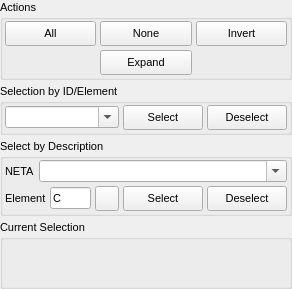
<ui version="4.0">
 <class>SelectWidget</class>
 <widget class="QDockWidget" name="SelectWidget">
  <property name="geometry">
   <rect>
    <x>0</x>
    <y>0</y>
    <width>270</width>
    <height>289</height>
   </rect>
  </property>
  <property name="sizePolicy">
   <sizepolicy hsizetype="Minimum" vsizetype="Minimum">
    <horstretch>0</horstretch>
    <verstretch>0</verstretch>
   </sizepolicy>
  </property>
  <property name="minimumSize">
   <size>
    <width>270</width>
    <height>289</height>
   </size>
  </property>
  <property name="font">
   <font>
    <pointsize>8</pointsize>
   </font>
  </property>
  <property name="floating">
   <bool>true</bool>
  </property>
  <property name="allowedAreas">
   <set>Qt::LeftDockWidgetArea|Qt::RightDockWidgetArea</set>
  </property>
  <property name="windowTitle">
   <string>Select</string>
  </property>
  <widget class="QWidget" name="dockWidgetContents">
   <layout class="QVBoxLayout" name="verticalLayout_4">
    <property name="spacing">
     <number>4</number>
    </property>
    <property name="margin">
     <number>0</number>
    </property>
    <item>
     <widget class="QGroupBox" name="ActionsBox">
      <property name="sizePolicy">
       <sizepolicy hsizetype="Minimum" vsizetype="Minimum">
        <horstretch>0</horstretch>
        <verstretch>0</verstretch>
       </sizepolicy>
      </property>
      <property name="title">
       <string>Actions</string>
      </property>
      <layout class="QVBoxLayout" name="verticalLayout_5">
       <property name="spacing">
        <number>4</number>
       </property>
       <property name="margin">
        <number>2</number>
       </property>
       <item>
        <layout class="QGridLayout" name="gridLayout">
         <property name="spacing">
          <number>4</number>
         </property>
         <item row="0" column="0">
          <widget class="QToolButton" name="SelectAllButton">
           <property name="sizePolicy">
            <sizepolicy hsizetype="Minimum" vsizetype="Fixed">
             <horstretch>0</horstretch>
             <verstretch>0</verstretch>
            </sizepolicy>
           </property>
           <property name="minimumSize">
            <size>
             <width>30</width>
             <height>25</height>
            </size>
           </property>
           <property name="maximumSize">
            <size>
             <width>654654</width>
             <height>25</height>
            </size>
           </property>
           <property name="toolTip">
            <string>Select all atoms in the current model</string>
           </property>
           <property name="text">
            <string>All</string>
           </property>
           <property name="icon">
            <iconset resource="icons.qrc">
             <normaloff>:/select/icons/select_all.svg</normaloff>:/select/icons/select_all.svg</iconset>
           </property>
           <property name="iconSize">
            <size>
             <width>16</width>
             <height>16</height>
            </size>
           </property>
           <property name="toolButtonStyle">
            <enum>Qt::ToolButtonTextBesideIcon</enum>
           </property>
          </widget>
         </item>
         <item row="0" column="1">
          <widget class="QToolButton" name="SelectNoneButton">
           <property name="sizePolicy">
            <sizepolicy hsizetype="Minimum" vsizetype="Fixed">
             <horstretch>0</horstretch>
             <verstretch>0</verstretch>
            </sizepolicy>
           </property>
           <property name="minimumSize">
            <size>
             <width>30</width>
             <height>25</height>
            </size>
           </property>
           <property name="maximumSize">
            <size>
             <width>654</width>
             <height>25</height>
            </size>
           </property>
           <property name="toolTip">
            <string>Deselect all atoms in the current model</string>
           </property>
           <property name="text">
            <string>None</string>
           </property>
           <property name="icon">
            <iconset resource="icons.qrc">
             <normaloff>:/select/icons/select_none.svg</normaloff>:/select/icons/select_none.svg</iconset>
           </property>
           <property name="iconSize">
            <size>
             <width>16</width>
             <height>16</height>
            </size>
           </property>
           <property name="toolButtonStyle">
            <enum>Qt::ToolButtonTextBesideIcon</enum>
           </property>
          </widget>
         </item>
         <item row="0" column="2">
          <widget class="QToolButton" name="SelectionInvertButton">
           <property name="sizePolicy">
            <sizepolicy hsizetype="Minimum" vsizetype="Fixed">
             <horstretch>0</horstretch>
             <verstretch>0</verstretch>
            </sizepolicy>
           </property>
           <property name="minimumSize">
            <size>
             <width>30</width>
             <height>25</height>
            </size>
           </property>
           <property name="maximumSize">
            <size>
             <width>654</width>
             <height>25</height>
            </size>
           </property>
           <property name="toolTip">
            <string>Invert the current atom selection</string>
           </property>
           <property name="text">
            <string>Invert</string>
           </property>
           <property name="icon">
            <iconset resource="icons.qrc">
             <normaloff>:/select/icons/select_invert.svg</normaloff>:/select/icons/select_invert.svg</iconset>
           </property>
           <property name="iconSize">
            <size>
             <width>16</width>
             <height>16</height>
            </size>
           </property>
           <property name="toolButtonStyle">
            <enum>Qt::ToolButtonTextBesideIcon</enum>
           </property>
          </widget>
         </item>
         <item row="1" column="1">
          <widget class="QToolButton" name="SelectionExpandButton">
           <property name="sizePolicy">
            <sizepolicy hsizetype="Minimum" vsizetype="Fixed">
             <horstretch>0</horstretch>
             <verstretch>0</verstretch>
            </sizepolicy>
           </property>
           <property name="minimumSize">
            <size>
             <width>30</width>
             <height>25</height>
            </size>
           </property>
           <property name="maximumSize">
            <size>
             <width>654</width>
             <height>25</height>
            </size>
           </property>
           <property name="toolTip">
            <string>Expand the current atom selection along bonds</string>
           </property>
           <property name="text">
            <string>Expand</string>
           </property>
           <property name="icon">
            <iconset resource="icons.qrc">
             <normaloff>:/select/icons/select_expand.svg</normaloff>:/select/icons/select_expand.svg</iconset>
           </property>
           <property name="iconSize">
            <size>
             <width>16</width>
             <height>16</height>
            </size>
           </property>
           <property name="toolButtonStyle">
            <enum>Qt::ToolButtonTextBesideIcon</enum>
           </property>
          </widget>
         </item>
        </layout>
       </item>
      </layout>
     </widget>
    </item>
    <item>
     <widget class="QGroupBox" name="SelectGroup">
      <property name="sizePolicy">
       <sizepolicy hsizetype="Preferred" vsizetype="Minimum">
        <horstretch>0</horstretch>
        <verstretch>0</verstretch>
       </sizepolicy>
      </property>
      <property name="title">
       <string>Selection by ID/Element</string>
      </property>
      <layout class="QVBoxLayout" name="verticalLayout">
       <property name="spacing">
        <number>4</number>
       </property>
       <property name="margin">
        <number>2</number>
       </property>
       <item>
        <layout class="QHBoxLayout" name="horizontalLayout_2">
         <property name="spacing">
          <number>4</number>
         </property>
         <item>
          <widget class="QComboBox" name="SelectionCombo">
           <property name="sizePolicy">
            <sizepolicy hsizetype="Expanding" vsizetype="Fixed">
             <horstretch>0</horstretch>
             <verstretch>0</verstretch>
            </sizepolicy>
           </property>
           <property name="toolTip">
            <string>Specify elements or atom IDs (e.g. C, He-Ar, or 1-10). Use '+' to indicate 'up to' or 'and after' (e.g. +N, 100+)</string>
           </property>
           <property name="editable">
            <bool>true</bool>
           </property>
          </widget>
         </item>
         <item>
          <widget class="QPushButton" name="SelectButton">
           <property name="minimumSize">
            <size>
             <width>0</width>
             <height>25</height>
            </size>
           </property>
           <property name="maximumSize">
            <size>
             <width>16777215</width>
             <height>25</height>
            </size>
           </property>
           <property name="toolTip">
            <string>Select atoms according to the supplied expression</string>
           </property>
           <property name="text">
            <string>Select</string>
           </property>
          </widget>
         </item>
         <item>
          <widget class="QPushButton" name="DeselectButton">
           <property name="minimumSize">
            <size>
             <width>0</width>
             <height>25</height>
            </size>
           </property>
           <property name="maximumSize">
            <size>
             <width>16777215</width>
             <height>25</height>
            </size>
           </property>
           <property name="toolTip">
            <string>Deselect atoms according to the supplied expression</string>
           </property>
           <property name="text">
            <string>Deselect</string>
           </property>
          </widget>
         </item>
        </layout>
       </item>
      </layout>
     </widget>
    </item>
    <item>
     <widget class="QGroupBox" name="SelectTypeGroup">
      <property name="sizePolicy">
       <sizepolicy hsizetype="Minimum" vsizetype="Minimum">
        <horstretch>0</horstretch>
        <verstretch>0</verstretch>
       </sizepolicy>
      </property>
      <property name="title">
       <string>Select by Description</string>
      </property>
      <layout class="QVBoxLayout" name="verticalLayout_2">
       <property name="spacing">
        <number>4</number>
       </property>
       <property name="margin">
        <number>2</number>
       </property>
       <item>
        <layout class="QHBoxLayout" name="horizontalLayout_4">
         <property name="spacing">
          <number>4</number>
         </property>
         <item>
          <widget class="QLabel" name="label_2">
           <property name="sizePolicy">
            <sizepolicy hsizetype="Minimum" vsizetype="Preferred">
             <horstretch>0</horstretch>
             <verstretch>0</verstretch>
            </sizepolicy>
           </property>
           <property name="text">
            <string>NETA</string>
           </property>
          </widget>
         </item>
         <item>
          <widget class="QComboBox" name="TypeNetaCombo">
           <property name="sizePolicy">
            <sizepolicy hsizetype="Expanding" vsizetype="Fixed">
             <horstretch>0</horstretch>
             <verstretch>0</verstretch>
            </sizepolicy>
           </property>
           <property name="editable">
            <bool>true</bool>
           </property>
          </widget>
         </item>
        </layout>
       </item>
       <item>
        <layout class="QHBoxLayout" name="horizontalLayout_3">
         <property name="spacing">
          <number>4</number>
         </property>
         <item>
          <widget class="QLabel" name="label">
           <property name="sizePolicy">
            <sizepolicy hsizetype="Minimum" vsizetype="Preferred">
             <horstretch>0</horstretch>
             <verstretch>0</verstretch>
            </sizepolicy>
           </property>
           <property name="text">
            <string>Element</string>
           </property>
          </widget>
         </item>
         <item>
          <widget class="QLineEdit" name="TypeElementEdit">
           <property name="sizePolicy">
            <sizepolicy hsizetype="Minimum" vsizetype="Fixed">
             <horstretch>0</horstretch>
             <verstretch>0</verstretch>
            </sizepolicy>
           </property>
           <property name="maximumSize">
            <size>
             <width>41</width>
             <height>16777215</height>
            </size>
           </property>
           <property name="inputMask">
            <string>Aaa; </string>
           </property>
           <property name="text">
            <string>C</string>
           </property>
           <property name="maxLength">
            <number>3</number>
           </property>
          </widget>
         </item>
         <item>
          <widget class="QToolButton" name="TypeSelectElementButton">
           <property name="maximumSize">
            <size>
             <width>25</width>
             <height>25</height>
            </size>
           </property>
           <property name="text">
            <string/>
           </property>
           <property name="icon">
            <iconset resource="icons.qrc">
             <normaloff>:/build/icons/build_ptable.svg</normaloff>:/build/icons/build_ptable.svg</iconset>
           </property>
           <property name="iconSize">
            <size>
             <width>16</width>
             <height>16</height>
            </size>
           </property>
          </widget>
         </item>
         <item>
          <widget class="QPushButton" name="SelectTypeButton">
           <property name="minimumSize">
            <size>
             <width>0</width>
             <height>25</height>
            </size>
           </property>
           <property name="maximumSize">
            <size>
             <width>16777215</width>
             <height>25</height>
            </size>
           </property>
           <property name="toolTip">
            <string>Select atoms according to the supplied expression</string>
           </property>
           <property name="text">
            <string>Select</string>
           </property>
          </widget>
         </item>
         <item>
          <widget class="QPushButton" name="DeselectTypeButton">
           <property name="minimumSize">
            <size>
             <width>0</width>
             <height>25</height>
            </size>
           </property>
           <property name="maximumSize">
            <size>
             <width>16777215</width>
             <height>25</height>
            </size>
           </property>
           <property name="toolTip">
            <string>Deselect atoms according to the supplied expression</string>
           </property>
           <property name="text">
            <string>Deselect</string>
           </property>
          </widget>
         </item>
        </layout>
       </item>
      </layout>
     </widget>
    </item>
    <item>
     <widget class="QGroupBox" name="DetailsGroup">
      <property name="sizePolicy">
       <sizepolicy hsizetype="Preferred" vsizetype="Expanding">
        <horstretch>0</horstretch>
        <verstretch>0</verstretch>
       </sizepolicy>
      </property>
      <property name="title">
       <string>Current Selection</string>
      </property>
      <layout class="QVBoxLayout" name="verticalLayout_3">
       <property name="spacing">
        <number>4</number>
       </property>
       <property name="margin">
        <number>2</number>
       </property>
       <item>
        <widget class="QLabel" name="SelectionLabel1">
         <property name="text">
          <string/>
         </property>
        </widget>
       </item>
       <item>
        <widget class="QLabel" name="SelectionLabel2">
         <property name="text">
          <string/>
         </property>
        </widget>
       </item>
      </layout>
     </widget>
    </item>
   </layout>
  </widget>
 </widget>
 <resources>
  <include location="icons.qrc"/>
 </resources>
 <connections/>
</ui>
